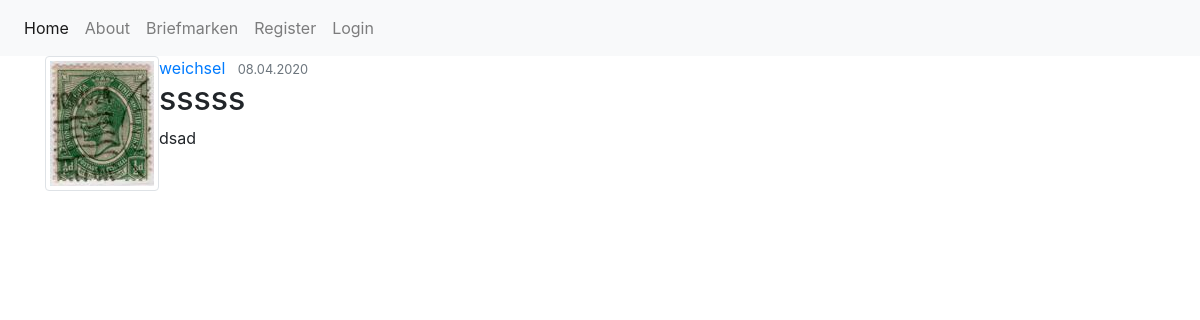
Page /post/9 on the committed database.
### stamp_manager/models.py (models this page shows, shortened)
class User(db.Model, UserMixin):
    id = db.Column(db.Integer, primary_key=True)
    username = db.Column(db.String(20), unique=True, nullable=True)
    email = db.Column(db.String(120), unique=True, nullable=True)
    image_file = db.Column(db.String(20), nullable=True, default='default.jpg')
    password = db.Column(db.String(60), nullable=False)
    posts = db.relationship('Post', backref='author', lazy=True)

class Post(db.Model):
    id = db.Column(db.Integer, primary_key=True)
    title = db.Column(db.String(100), nullable=True)
    date_posted =  db.Column(db.DateTime, nullable=False, default=datetime.utcnow)
    content = db.Column(db.Text, nullable=False)
    user_id = db.Column(db.Integer, db.ForeignKey('user.id'), nullable = False)

### stamp_manager/routes.py (the view)
@app.route("/post/<int:post_id>")
def post(post_id):
    post = Post.query.get_or_404(post_id)
    return render_template('post.html', title=post.title, post=post)

### stamp_manager/templates/post.html (shortened to what this page needs)
{% extends 'layout.html' %}
{% block body %}
<article class="media content-section">
    <img class="img-thumbnail" src="{{ url_for('static', filename='pics/'+ post.author.image_file) }}">
    <div class="media-body">
        <div class="article-metadata">
            <a class="mr-2" href="#">{{ post.author.username }}</a>
            <small class="text-muted">{{ post.date_posted.strftime('%d.%m.%Y') }}</small>
        </div>
        <h2 class="article-title">{{ post.title }}</h2>
        <p class="article-content">{{ post.content }}</p>
    </div>
</article>
{% endblock %}

### rows in the picture
User: image_file (picture), author.username "weichsel"
Post: date_posted "08.04.2020", title "sssss", content "dsad"
